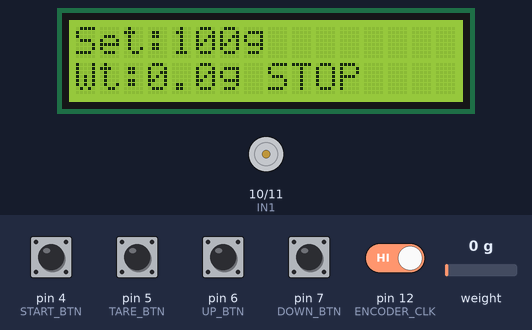
Bench run of a sketch on a simulated Arduino Uno, built with avr-gcc and run on an emulated ATmega328P. Parts: 16×2 character LCD, motor-driver pin pairs drawn as motors (green arrow = first pin HIGH = forward, orange = second pin HIGH = backward, longer = more drive, scaled by the enable pin). Inputs (shaded band) come from the test bench; at power-on: pin 4 (START_BTN), pin 5 (TARE_BTN), pin 6 (UP_BTN), pin 7 (DOWN_BTN), pin 12 (ENCODER_CLK) HIGH, weight on the scale 0 g. What the sketch prints to the serial monitor is not drawn.

Above: at 3.1 s.
3.2 s: pin 4 (START_BTN) pulled LOW for 1 s
At 4.5 s:
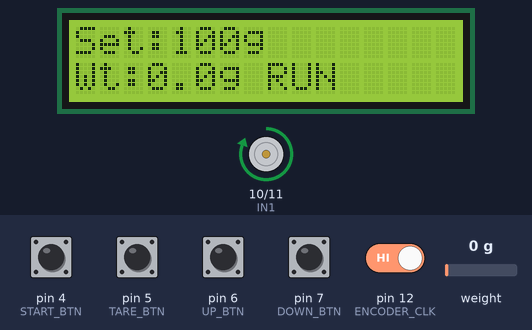
5.7 s: weight on the scale set to 28 g
At 6.8 s:
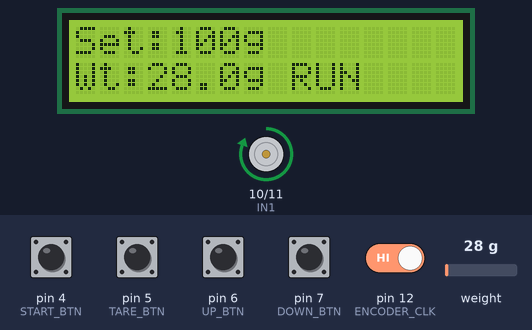
7.5 s: weight on the scale set to 34 g
At 8.1 s:
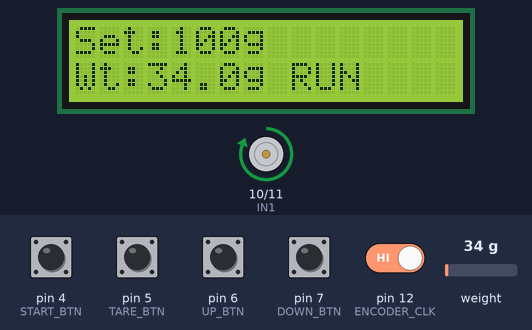
9.1 s: pin 4 (START_BTN) pulled LOW for 1 s
At 9.41 s:
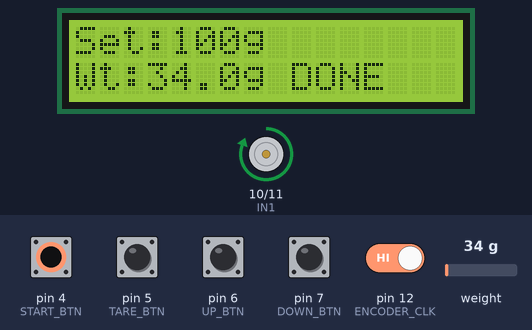
11.6 s: pin 4 (START_BTN) pulled LOW for 0.15 s
At 12.7 s:
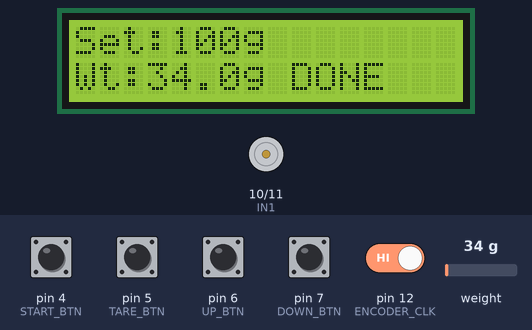
13.2 s: pin 5 (TARE_BTN) pulled LOW for 0.15 s
At 14.9 s:
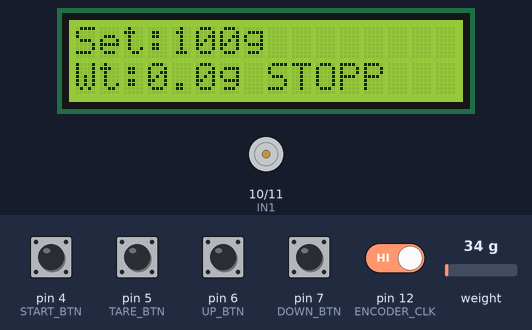
Timing chart, 0 to 16.4 s (numbered marks = the images above; inputs shaded):
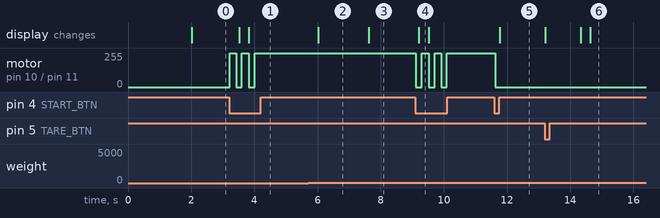

The sketch:

1.ino
```cpp
#include <HX711_ADC.h>
#include <Wire.h>
#include <LiquidCrystal_I2C.h>
#include <PID_v1.h>
#include <EEPROM.h>

// ---------------- LCD ----------------
LiquidCrystal_I2C lcd(0x27, 16, 2);

// ---------------- HX711 ----------------
#define HX711_DT  3
#define HX711_SCK 2

HX711_ADC LoadCell(HX711_DT , HX711_SCK);

// Change this after calibration
float calibration_factor = 700.00;

// ---------------- Buttons ----------------
#define START_BTN 4
#define TARE_BTN  5
#define UP_BTN    6
#define DOWN_BTN  7

// ---------------- Rotary Encoder ----------------
// Connect encoder CLK to A0 and DT to A1
#define ENCODER_CLK 12
#define ENCODER_DT  8

int lastEncoderCLKState = HIGH;

// ---------------- L298 Motor Driver ----------------
#define ENA 9      // PWM pin
#define IN1 10
#define IN2 11

// ---------------- PID Variables ----------------
double Setpoint;     // Target weight in grams
double Input;        // Current weight in grams
double Output;       // PWM output to pump

// PID tuning values - adjust experimentally
double Kp = 8.0;
double Ki = 0.4;
double Kd = 1.2;

PID myPID(&Input, &Output, &Setpoint, Kp, Ki, Kd, DIRECT);

// ---------------- Filling Settings ----------------
int targetWeight = 100;        // Default filling weight in grams
int minTarget = 10;
int maxTarget = 1000;

int minPWM = 70;               // Minimum pump PWM to start flow
int maxPWM = 255;

float stopTolerance = 1.0;     // Acceptable error in grams
float slowZone = 40.0;         // Pump slows down near target

bool filling = false;
bool processDone = false;

// ---------------- Button debounce ----------------
unsigned long lastButtonTime = 0;
const unsigned long debounceDelay = 180;

// ---------------- Timing ----------------
unsigned long lastLCDUpdate = 0;
const unsigned long lcdInterval = 300;

void setup() {
  Serial.begin(9600);

  pinMode(START_BTN, INPUT_PULLUP);
  pinMode(TARE_BTN, INPUT_PULLUP);
  pinMode(UP_BTN, INPUT_PULLUP);
  pinMode(DOWN_BTN, INPUT_PULLUP);

  pinMode(ENCODER_CLK, INPUT_PULLUP);
  pinMode(ENCODER_DT, INPUT_PULLUP);
  lastEncoderCLKState = digitalRead(ENCODER_CLK);

  pinMode(ENA, OUTPUT);
  pinMode(IN1, OUTPUT);
  pinMode(IN2, OUTPUT);

  stopPump();

  lcd.begin();
  lcd.backlight();

  lcd.setCursor(0, 0);
  lcd.print("Liquid Filling");
  Serial.println("Liquid Filling");


  lcd.setCursor(0, 1);
  lcd.print("System Starting");
  Serial.println("System Starting");
  delay(1500);

  LoadCell.begin();
  LoadCell.setCalFactor(calibration_factor);
  LoadCell.tare();

  Setpoint = targetWeight;

  myPID.SetMode(AUTOMATIC);
  myPID.SetOutputLimits(0, maxPWM);
  myPID.SetSampleTime(100);

  lcd.clear();
}

void loop() {
  readWeight();
  handleButtons();
  handleEncoder();

  if (filling) {
    runFillingProcess();
  }

  updateLCD();
}

// ---------------- Read Load Cell ----------------
void readWeight() {
  if (LoadCell.update()) {
    Input = LoadCell.getData();

    if (Input < 0) {
      Input = 0;
    }
  }
}

// ---------------- Buttons ----------------
void handleButtons() {
  if (millis() - lastButtonTime < debounceDelay) return;

  if (digitalRead(START_BTN) == LOW) {
    lastButtonTime = millis();

    if (!filling) {
      startFilling();
    } else {
      stopFilling();
    }
  }

  if (digitalRead(TARE_BTN) == LOW && !filling) {
    lastButtonTime = millis();

    lcd.clear();
    lcd.setCursor(0, 0);
    lcd.print("Taring...");
    Serial.println("Taring...");
    LoadCell.tare();
    delay(700);
    processDone = false;
  }

  if (digitalRead(UP_BTN) == LOW && !filling) {
    lastButtonTime = millis();

    targetWeight += 10;
    if (targetWeight > maxTarget) targetWeight = maxTarget;

    Setpoint = targetWeight;
    processDone = false;
  }

  if (digitalRead(DOWN_BTN) == LOW && !filling) {
    lastButtonTime = millis();

    targetWeight -= 10;
    if (targetWeight < minTarget) targetWeight = minTarget;

    Setpoint = targetWeight;
    processDone = false;
  }
}

// ---------------- Rotary Encoder ----------------
void handleEncoder() {
  if (filling) return;

  int currentEncoderCLKState = digitalRead(ENCODER_CLK);

  if (currentEncoderCLKState != lastEncoderCLKState) {
    if (currentEncoderCLKState == LOW) {
      if (digitalRead(ENCODER_DT) != currentEncoderCLKState) {
        targetWeight += 10;
        if (targetWeight > maxTarget) targetWeight = maxTarget;
      } else {
        targetWeight -= 10;
        if (targetWeight < minTarget) targetWeight = minTarget;
      }

      Setpoint = targetWeight;
      processDone = false;
    }
  }

  lastEncoderCLKState = currentEncoderCLKState;
}

// ---------------- Start Filling ----------------
void startFilling() {
  Setpoint = targetWeight;

  filling = true;
  processDone = false;

  myPID.SetMode(MANUAL);
  Output = 0;
  myPID.SetMode(AUTOMATIC);

  digitalWrite(IN1, HIGH);
  digitalWrite(IN2, LOW);
}

// ---------------- Stop Filling ----------------
void stopFilling() {
  filling = false;
  processDone = true;
  stopPump();
}

// ---------------- PID Filling Logic ----------------
void runFillingProcess() {
  float error = Setpoint - Input;

  if (error <= stopTolerance) {
    stopFilling();
    return;
  }

  myPID.Compute();

  int pwmValue = constrain((int)Output, 0, maxPWM);

  /*
    Extra correction:
    Near the target weight, limit the maximum PWM.
    This reduces overshoot caused by pump delay and liquid inertia.
  */
  if (error < slowZone) {
    int limitedPWM = map(error, 0, slowZone, minPWM, maxPWM);
    pwmValue = constrain(pwmValue, minPWM, limitedPWM);
  }

  if (pwmValue > 0 && pwmValue < minPWM) {
    pwmValue = minPWM;
  }

  analogWrite(ENA, pwmValue);

  Serial.print("Set: ");
  Serial.print(Setpoint);
  Serial.print(" g | Weight: ");
  Serial.print(Input);
  Serial.print(" g | PWM: ");
  Serial.println(pwmValue);
}

// ---------------- Stop Pump ----------------
void stopPump() {
  analogWrite(ENA, 0);
  digitalWrite(IN1, LOW);
  digitalWrite(IN2, LOW);
}

// ---------------- LCD Display ----------------
void updateLCD() {
  if (millis() - lastLCDUpdate < lcdInterval) return;
  lastLCDUpdate = millis();

  lcd.setCursor(0, 0);
  lcd.print("Set:");
  lcd.print(targetWeight);
  lcd.print("g     ");

  lcd.setCursor(0, 1);
  lcd.print("Wt:");
  lcd.print(Input, 1);
  lcd.print("g ");

  if (filling) {
    lcd.print("RUN ");
  } else if (processDone) {
    lcd.print("DONE");
  } else {
    lcd.print("STOP");
  }
}
```

Measured:
- after the input at 3.2 s, motor on pin 10 (IN1) / pin 11 (IN2): alternates forward 255/255 for 0.21 s and stopped for 0.18 s, 5 changes in all, then stays forward 255/255, starting at once; the display: first changes after 0.32 s (image 1 shows a later state)
- after the input at 5.7 s, the display: changes after 0.33 s (image 2)
- after the input at 7.5 s, the display: changes after 0.13 s (image 3)
- after the input at 9.1 s, motor on pin 10 (IN1) / pin 11 (IN2): alternates forward 255/255 for 0.22 s and stopped for 0.18 s, 6 changes in all, then stays forward 255/255, starting at once; the display: changes after 0.11 s (image 4)
- after the input at 11.6 s, motor on pin 10 (IN1) / pin 11 (IN2): forward 255/255 → stopped at once; the display: changes after 0.17 s (image 5)
- after the input at 13.2 s, the display: first changes at once (image 6 shows a later state)
